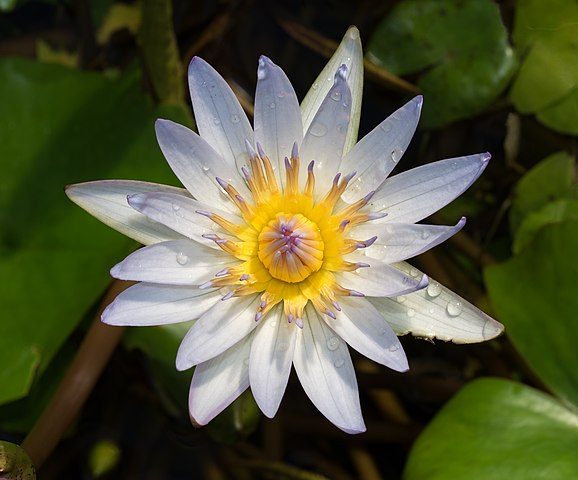
#> input picture lecture_1/01_getting_started/input/flower.jpg, 578 x 480 px, found by its file name
$ python 168_rgb_intensities_row_plot.py
#> lines starting #> are read from the running program, lines starting #| are printed output that depends on the picture; after the words box and inside, x2 and y2 are one past the last pixel; in counts of white or black regions, pixels touching at a corner belong together
import matplotlib.pyplot as plt
import numpy as np
import cv2
import os

if __name__ == "__main__":
    input_path = "lecture_1/01_getting_started/input/flower.jpg"
    output_path = "lecture_1/01_getting_started/output/168/"

    output_path_image = output_path + "flower_output_rgb_intensities_row_plot.png"

    #create folder if not exists
    os.makedirs(os.path.dirname(output_path), exist_ok=True)

    img = cv2.imread(input_path)
#> img is the input picture: shape (480, 578, 3); mean B, G, R 57.5, 87.7, 85.1

    selected_line = 100
    green_values = img[selected_line, :, 1]
#> green_values = 578 values, max 227 at index 322, min 0 at index 190, mean 76.35
    blue_values = img[selected_line, :, 2]
#> blue_values = 578 values, max 225 at index 322, min 0 at index 301, mean 66.93
    red_values = img[selected_line, :, 0]
#> red_values = 578 values, max 226 at index 322, min 0 at index 60, mean 50.62

    plt.plot(green_values, color = "green")
    plt.plot(blue_values, color = "blue")
    plt.plot(red_values, color = "red")

    plt.savefig(output_path + "rgb_intensities_row_plot.png")
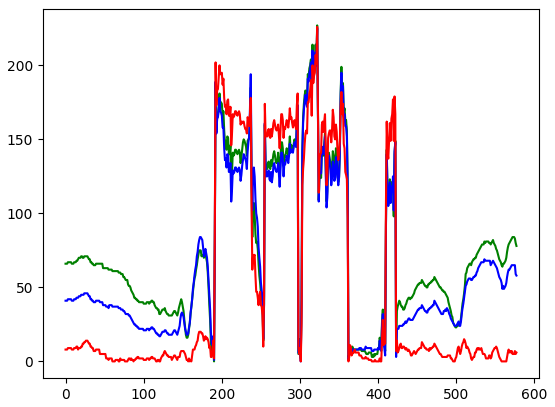
#> figure drawn by matplotlib, 1 panel; curve peaks at x = 322, y = 227; curve peaks at x = 322, y = 225; curve peaks at x = 322, y = 226

    img[selected_line, :, :] = 255
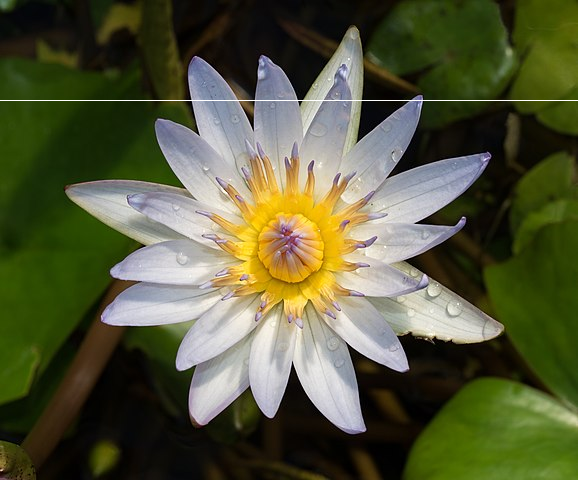
#> img: shape (480, 578, 3); 0.21% of pixels changed, all inside (x1, y1, x2, y2) = (0, 100, 578, 101)
    cv2.imwrite(output_path_image, img)
